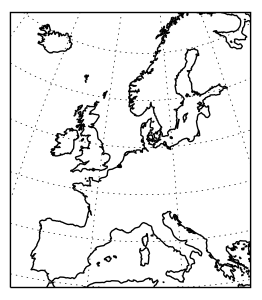

Reproduce this figure in Python.
import matplotlib.pyplot as plt
import cartopy.crs as ccrs

plt.figure(figsize=(2.61538461538, 3))
ax = plt.axes(projection=ccrs.EuroPP())
ax.coastlines(resolution='50m')
ax.gridlines()
